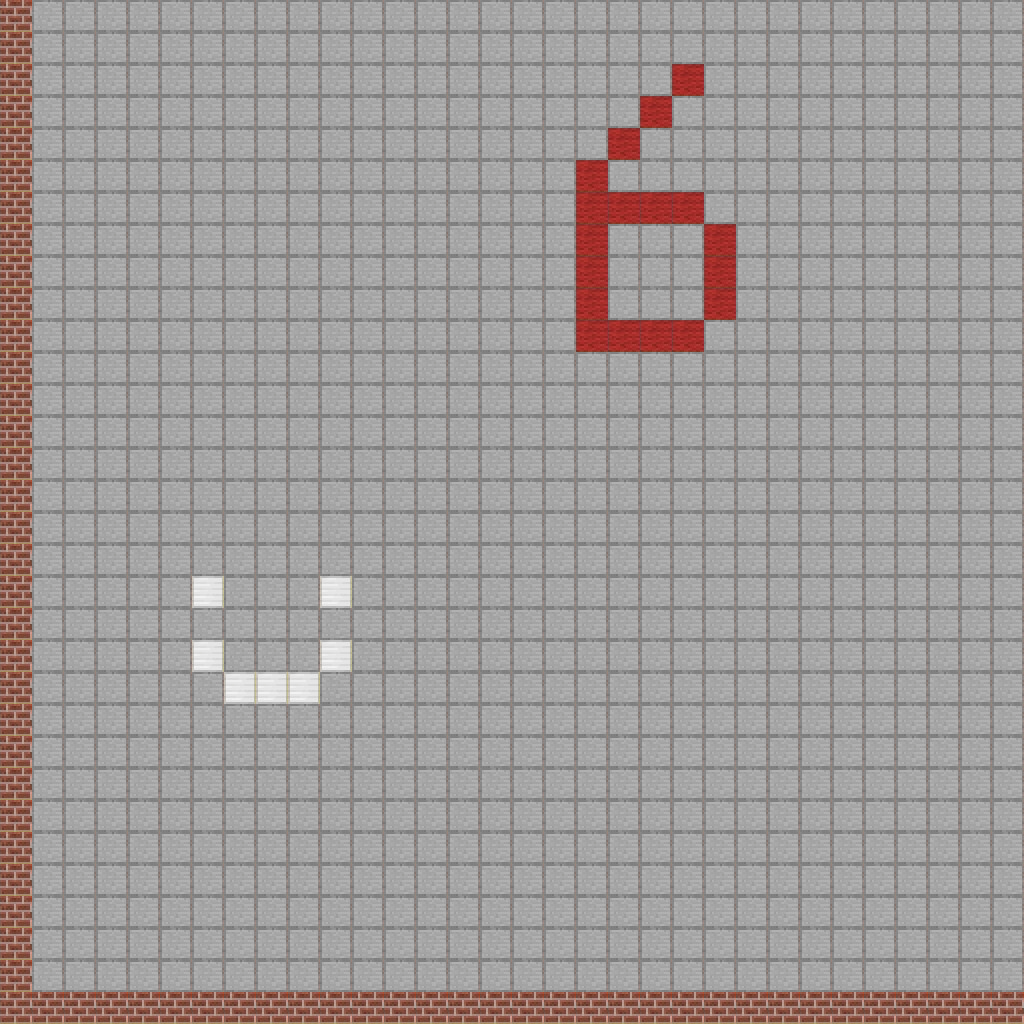

This game map was drawn from its Tiled (.tmx) file and the tilesets committed beside it. A one-line description and the trimmed map source follow:
An orthogonal 32x32 tile map with 32x32 px tiles, 2 tile layers (Tile Layer 1, wall).

<map version="1.2" tiledversion="1.3.2" orientation="orthogonal" renderorder="right-down" compressionlevel="0" width="32" height="32" tilewidth="32" tileheight="32" infinite="0" nextlayerid="6" nextobjectid="5">
 <tileset firstgid="1" source="tilemap2.tsx" />
 <layer id="1" name="Tile Layer 1" width="32" height="32">
  <properties>
   <property name="collidable" value="no" />
  </properties>
  <data>[1024 cells, 1024 non-empty, 4 distinct tile ids]</data>
 </layer>
 <layer id="5" name="wall" width="32" height="32">
  <properties>
   <property name="collidable" value="yes" />
  </properties>
  <data>[1024 cells, 63 non-empty, 1 distinct tile ids]</data>
 </layer>
</map>